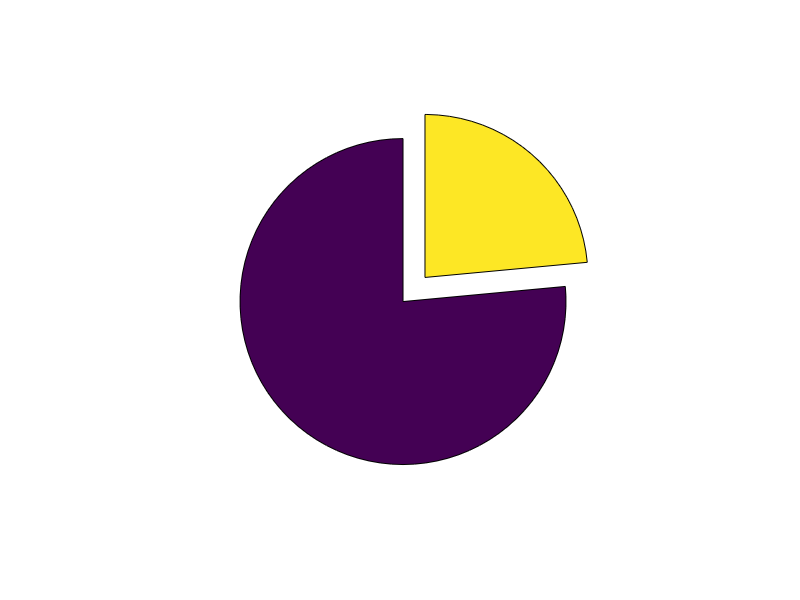

The MATLAB script that drew this image: (Note: this script raises an error after producing the figure.)
clear


col = [255,255,204;
161,218,180;
65,182,196;
34,94,168];
col = col/255; 

col1 = col(1,:);
col2 = col(2,:);
col3 = col(3,:);
col4 = col(4,:);

% colNU = [0.6980 0.8745 0.5412]; % green - NU
% colIU = [0.1216 0.4706 0.7059]; % purple - IU
% colDU = [0.6510 0.8078 0.8902]; % double IU



%% GU + SU
figure(1); clf;
% subplot(1,3,1);
% pieHand = pie([162, 5, 458], [true, true, false], {'Episode Specific Neuron (162)', 'Episode Specific Neuron (two cat.) (5)', 'Single Units (458)'});
% pieHand = pie([resGU.num-resIU.num, resIU.num, size(allSpks,2)-resGU.num], [true, true, true], {'', '', ''});
pieHand = pie([478 147], [true, true], {'', ''});
ax = gca;
ax.Colormap = [col2; col4];
set(findobj(pieHand, '-property', 'FaceAlpha'), 'FaceAlpha', 1);

% % legend({'Single units', 'ESN (without CC)', 'ESN (FF / PP)', 'ESN'}, 'FontSize',25, 'FontWeight', 'normal');
% legend('boxoff');


% % TEXT IU
% pieHand(2).FontSize = 20;
% pieHand(2).FontWeight = 'bold';
% % pieHand(2).Position = [-0.8781 0.8179 0];
% 
% % TEXT DU
% pieHand(4).FontSize = 20;
% pieHand(4).FontWeight = 'bold';
% pieHand(4).Position = [-0.9905 -0.2461 0];
% 
% % TEXT SU
% pieHand(6).FontSized = 20;
% pieHand(6).FontWeight = 'bold';
% pieHand(6).Position = [0.4197 -0.9811 0];

%%
% subplot(2,3,2:3); hold on;
load('\\analyse4.psy.gla.ac.uk\project0309\Luca\data\allSbj\allSpksHZ_encTwo_retResp.mat', 'allSpks','permIU', 'permGU', 'resIU', 'resGU');
figure(2); clf; %hold on;
subplot(131); hold on;
load('\\analyse4.psy.gla.ac.uk\project0309\Luca\data\allSbj\allSpksHZ_encTwo_retResp.mat')
histHand = histogram(permGU, min(permGU):2:max(permGU), 'Normalization', 'probability');
ylim([0 0.1])
yticks([0 0.04 0.08])
%         xlim([70 200])
% ylabel('Probability')

plot([resGU.num, resGU.num], get(gca,'Ylim'), 'color', [0 0 0], 'linew', 3)
histHand.FaceColor = col1;
histHand.FaceAlpha = 1;
% yticks('')
% yticklabels({'0', '0.02', '0.04', '0.06', '0.08', '0.1'})
xlabel('Number of ESN under H_0')

xticks([70:20:170])
% mAx.YColor = 'none';
% title('p = .0145 ')
set(findobj(gcf,'type','axes'),'FontName','Arial','FontSize',15,'FontWeight','Bold', 'LineWidth', 2);
set(gca, 'YAxisLocation', 'right');
view([90 90])
xlim([70 170])

%%
% subplot(2,3,5:6); hold on;
% figure(3); clf; hold on;
subplot(133); hold on;
ylim([0 0.35])
histHand = histogram(permIU, min(permIU):1:max(permIU), 'Normalization', 'probability');
plot([resIU.num, resIU.num], get(gca,'Ylim'), 'color', [0 0 0], 'linew', 3)
histHand.FaceColor = col3;
histHand.FaceAlpha = 1;

% ylabel('Probability')
yticks([0 0.15 0.3])
xticks([0:2:8])
xlim([-2.5 9.5])
set(findobj(gcf,'type','axes'),'FontName','Arial','FontSize',15,'FontWeight','Bold', 'LineWidth', 2);
set(gca, 'YAxisLocation', 'right');
view([90 90])
% mAx.YColor = 'none';
% title('p = .0324')

%%
subplot(132); hold on;
load('\\analyse4.psy.gla.ac.uk\project0309\Luca\data\allSbj\allSpksHZ_encTwo_retResp_noCN.mat')
histHand = histogram(permGU, min(permGU):2:max(permGU), 'Normalization', 'probability');
plot([resGU.num, resGU.num], get(gca,'Ylim'), 'color', [0 0 0], 'linew', 3)
histHand.FaceColor = col4;
histHand.FaceAlpha = 1;

ylabel('Probability')
yticks([0 0.05 0.1 0.2 0.3])
% xlabel('Number of Index Units under H_0')
% xlim([-0.5 9.5])
xticks([40:20:110])
xlim([40 150])
set(findobj(gcf,'type','axes'),'FontName','Arial','FontSize',15,'FontWeight','Bold', 'LineWidth', 2);
set(gca, 'YAxisLocation', 'right');
view([90 90])

%% NEW NOT TILTED
%%
figure(2); clf ; hold on;
load('\\analyse4.psy.gla.ac.uk\project0309\Luca\data\allSbj\allSpksHZ_encTwo_retResp_noCN.mat')
histHand = histogram(permGU, min(permGU):2:max(permGU), 'Normalization', 'probability');
histHand.FaceColor = col4;
histHand.FaceAlpha = 1;

ylabel('Probability')
xlabel('Number of ESN under H_0')

yticks([0 0.05 0.1])
xticks([80:20:140])
xlim([70 150])
ylim([0 0.1])
plot([resGU.num, resGU.num], get(gca,'Ylim'), 'color', [0 0 0], 'linew', 3)
set(findobj(gcf,'type','axes'),'FontName','Arial','FontSize',15,'FontWeight','Bold', 'LineWidth', 2);
